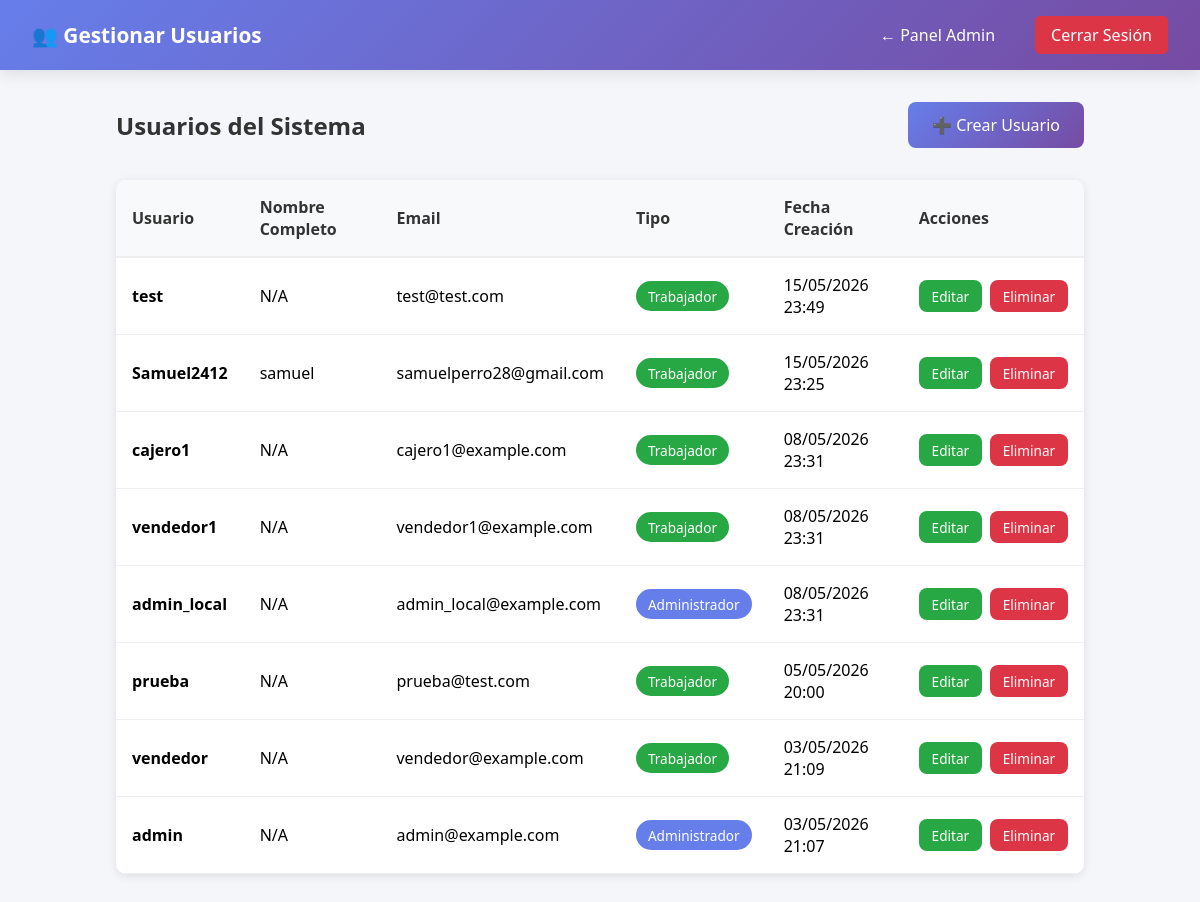
Page /configuracion/usuarios/ (signed in) on the committed database.
### usuarios/models.py (models this page shows, shortened)
class UsuarioPersonalizado(AbstractUser):
    ROL_CHOICES = (
        ('admin', 'Administrador'),
        ('vendedor', 'Vendedor'),
        ('cajero', 'Cajero'),
    )
    rol = models.CharField(max_length=10, choices=ROL_CHOICES, default='vendedor')
    sucursal = models.ForeignKey(Sucursal, on_delete=models.SET_NULL, null=True, blank=True)
    activo = models.BooleanField(default=True)
    fecha_creacion = models.DateTimeField(auto_now_add=True)
    class Meta:
        verbose_name = "Usuario"
        verbose_name_plural = "Usuarios"

### usuarios/views.py (the view)
# urls.py: path('configuracion/usuarios/', listar_usuarios, name='listar_usuarios'),
@login_required(login_url='login')
@user_passes_test(es_administrador, login_url='punto_de_venta')
def listar_usuarios(request):
    usuarios = User.objects.all().order_by('-date_joined')
    context = {'usuarios': usuarios}
    return render(request, 'admin/listar_usuarios.html', context)

### usuarios/views.py (called while the page is built)
def es_administrador(user):
    return user.is_superuser

### templates/admin/listar_usuarios.html (shortened to what this page needs)
{% load static %}
<!DOCTYPE html>
<html lang="es">
<head>
</head>
<body>
    <div class="navbar">
        <h1>👥 Gestionar Usuarios</h1>
        <div class="navbar-right">
            <a href="{% url 'admin_panel' %}">← Panel Admin</a>
            <a href="{% url 'inicio' %}" style="background: #dc3545; padding: 0.5rem 1rem; border-radius: 5px;">Cerrar Sesión</a>
        </div>
    </div>
    <div class="container">
        <div class="header">
            <h2>Usuarios del Sistema</h2>
            <a href="{% url 'crear_usuario' %}" class="btn">➕ Crear Usuario</a>
        </div>
        {% if usuarios %}
            <div class="table-container">
                <table>
                    <thead>
                        <tr>
                            <th>Usuario</th>
                            <th>Nombre Completo</th>
                            <th>Email</th>
                            <th>Tipo</th>
                            <th>Fecha Creación</th>
                            <th>Acciones</th>
                        </tr>
                    </thead>
                    <tbody>
                        {% for usuario in usuarios %}
                            <tr>
                                <td><strong>{{ usuario.username }}</strong></td>
                                <td>{{ usuario.first_name|default:"N/A" }}</td>
                                <td>{{ usuario.email|default:"N/A" }}</td>
                                <td>
                                    {% if usuario.is_superuser %}
                                        <span class="badge badge-admin">Administrador</span>
                                    {% else %}
                                        <span class="badge badge-worker">Trabajador</span>
                                    {% endif %}
                                </td>
                                <td>{{ usuario.date_joined|date:"d/m/Y H:i" }}</td>
                                <td>
                                    <div class="actions">
                                        <a href="{% url 'editar_usuario' usuario.id %}" class="btn btn-small btn-edit">Editar</a>
                                        <a href="{% url 'eliminar_usuario' usuario.id %}" class="btn btn-small btn-delete">Eliminar</a>
                                    </div>
                                </td>
                            </tr>
                        {% endfor %}
                    </tbody>
                </table>
            </div>
        {% else %}
            <div class="empty">
                <div class="empty-icon">📭</div>
                <h3>No hay usuarios</h3>
                <p>Crea el primer usuario <a href="{% url 'crear_usuario' %}">aquí</a></p>
            </div>
        {% endif %}
    </div>
</body>
</html>

### templates/admin/listar_usuarios.html (style rules this page uses)
* { margin: 0; padding: 0; box-sizing: border-box; }
body { font-family: 'Segoe UI', Tahoma, Geneva, Verdana, sans-serif; background: #f5f6fa; }
.navbar { background: linear-gradient(135deg, #667eea 0%, #764ba2 100%); padding: 1rem 2rem; box-shadow: 0 4px 15px rgba(0, 0, 0, 0.1); display: flex; justify-content: space-between; align-items: center; color: white; }
.navbar h1 { font-size: 1.3rem; }
.navbar-right { display: flex; gap: 1.5rem; align-items: center; }
.navbar a { color: white; text-decoration: none; font-weight: 500; padding: 0.5rem 1rem; border-radius: 5px; transition: background 0.3s; }
.container { max-width: 1000px; margin: 2rem auto; padding: 0 1rem; }
.header { display: flex; justify-content: space-between; align-items: center; margin-bottom: 2rem; }
.header h2 { color: #333; }
.btn { background: linear-gradient(135deg, #667eea 0%, #764ba2 100%); color: white; padding: 0.75rem 1.5rem; border: none; border-radius: 8px; cursor: pointer; font-weight: 500; text-decoration: none; display: inline-block; transition: transform 0.2s; }
.btn-small { padding: 0.4rem 0.8rem; font-size: 0.85rem; }
.btn-edit { background: #28a745; }
.btn-delete { background: #dc3545; }
.table-container { background: white; border-radius: 10px; box-shadow: 0 2px 10px rgba(0, 0, 0, 0.1); overflow: hidden; }
table { width: 100%; border-collapse: collapse; }
thead { background: #f8f9fa; border-bottom: 2px solid #eee; }
th { padding: 1rem; text-align: left; font-weight: 600; color: #333; }
tbody tr { border-bottom: 1px solid #eee; transition: background 0.2s; }
td { padding: 1rem; }
.badge { display: inline-block; padding: 0.35rem 0.75rem; border-radius: 20px; font-size: 0.85rem; font-weight: 500; }
.badge-admin { background: #667eea; color: white; }
.badge-worker { background: #28a745; color: white; }
.actions { display: flex; gap: 0.5rem; }

### rows in the picture
UsuarioPersonalizado: username "test", first_name "N/A", email "test@test.com", is_superuser "Trabajador", date_joined "15/05/2026 23:49"
UsuarioPersonalizado: username "Samuel2412", first_name "samuel", email "samuelperro28@gmail.com", is_superuser "Trabajador", date_joined "15/05/2026 23:25"
UsuarioPersonalizado: username "cajero1", first_name "N/A", email "cajero1@example.com", is_superuser "Trabajador", date_joined "08/05/2026 23:31"
UsuarioPersonalizado: username "vendedor1", first_name "N/A", email "vendedor1@example.com", is_superuser "Trabajador", date_joined "08/05/2026 23:31"
UsuarioPersonalizado: username "admin_local", first_name "N/A", email "admin_local@example.com", is_superuser "Administrador", date_joined "08/05/2026 23:31"
UsuarioPersonalizado: username "prueba", first_name "N/A", email "prueba@test.com", is_superuser "Trabajador", date_joined "05/05/2026 20:00"
UsuarioPersonalizado: username "vendedor", first_name "N/A", email "vendedor@example.com", is_superuser "Trabajador", date_joined "03/05/2026 21:09"
UsuarioPersonalizado: username "admin", first_name "N/A", email "admin@example.com", is_superuser "Administrador", date_joined "03/05/2026 21:07"
